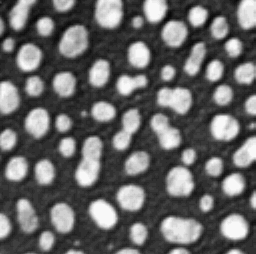
#> input picture data/blobs.tif, 256 x 254 px
$ jupyter execute --allow-errors 07_Thresholding.ipynb
#> lines starting #> are read from the running program, lines starting #| are printed output that depends on the picture; after the words box and inside, x2 and y2 are one past the last pixel; in counts of white or black regions, pixels touching at a corner belong together
(image-segmentation:thresholding)=
# Seuillage
Le seuillage est une technique de segmentation d'image. Elle sépare une image à canal unique donnée (ou pile) en deux régions : les pixels dont l'intensité est inférieure à un seuil donné, également appelé "arrière-plan", et les pixels dont l'intensité est supérieure à un seuil donné, "premier plan". Typiquement, ces algorithmes produisent des images binaires où l'intensité de l'arrière-plan est 0 et l'intensité du premier plan est 1. Lors de l'application de tels algorithmes dans ImageJ, les pixels du premier plan sont 255. Dans scikit-image, les pixels d'arrière-plan sont `False` et les pixels de premier plan sont `True`.

Voir aussi
* [Seuillage (wikipedia)](https://en.wikipedia.org/wiki/Thresholding_(image_processing))
* [Algorithmes de seuillage dans scikit-image](https://scikit-image.org/docs/dev/auto_examples/segmentation/plot_thresholding.html)

[cell 1]
from skimage.io import imread
from pyclesperanto_prototype import imshow
import pyclesperanto_prototype as cle

from skimage import filters
from skimage.filters import try_all_threshold
from matplotlib import pyplot as plt
import napari_simpleitk_image_processing as nsitk

[cell 2]
image = imread("../../data/blobs.tif")
#> image is the input picture: shape (254, 256); min 8, max 248, mean 103.3
imshow(image)
#> (this line was passed over: pyclesperanto_prototype is not available in this run)

## Segmentation d'image par seuillage
L'opération [threshold_otsu](https://scikit-image.org/docs/dev/api/skimage.filters.html#skimage.filters.threshold_otsu), également connue sous le nom de méthode d'Otsu (Otsu et al., IEEE Transactions on Systems, Man, and Cybernetics, Vol. 9 (1), 1979), fournit un nombre - le seuil à appliquer.

[cell 3]
threshold = filters.threshold_otsu(image)
#> threshold = 120

Lors de l'utilisation de méthodes telles que le seuillage dans les notebooks, il est recommandé d'imprimer le résultat pour voir ce qu'il retourne réellement. Ici, nous utilisons la méthode de scikit-image, qui renvoie le seuil qui est appliqué. L'impression de ce seuil peut être utile plus tard lors de la reproduction du flux de travail, également si d'autres veulent appliquer le même seuil à l'ensemble de données dans d'autres logiciels.

[cell 4]
threshold
#> Out = 120

En utilisant des tableaux numpy, nous pouvons appliquer le seuil en utilisant l'opérateur `>=`. Le résultat sera une image binaire.

[cell 5]
binary_image = image >= threshold
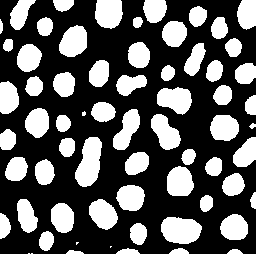
#> binary_image: shape (254, 256) bool; 35.5% white; 66 white regions (5 under 20 px), largest, box (x1, y1, x2, y2) and area: (75, 137, 102, 187) 923, (161, 217, 202, 244) 880, (157, 87, 192, 115) 703

imshow(binary_image)
#> (this line was passed over: pyclesperanto_prototype is not available in this run)

Nous pouvons également déterminer dans quel type l'image binaire est traitée en imprimant le minimum et le maximum de l'image :

[cell 6]
binary_image.max()
#> Out = True

[cell 7]
binary_image.min()
#> Out = False

Comme montré précédemment, matplotlib nous permet de dessiner un contour sur une image visualisée à l'aide de `imshow` en utilisant la commande `contour`.

[cell 8]
# créer un nouveau graphique
fig, axes = plt.subplots(1,1)

# ajouter deux images
axes.imshow(image, cmap=plt.cm.gray)
axes.contour(binary_image, [0.5], linewidths=1.2, colors='r')
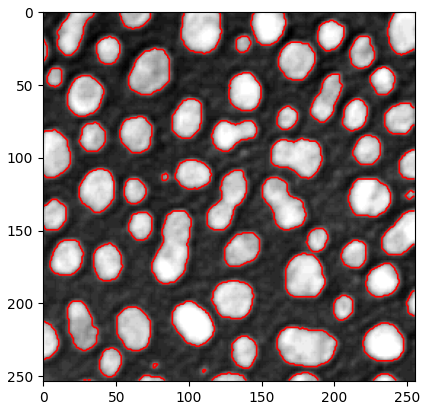
#> figure drawn by matplotlib, 1 panel

Il existe une liste d'[algorithmes de seuillage](https://scikit-image.org/docs/dev/auto_examples/segmentation/plot_thresholding.html) disponibles. Il est possible de les appliquer tous à vos données et de voir les différences :

[cell 9]
fig, ax = try_all_threshold(image, figsize=(10, 8), verbose=False)
plt.show()
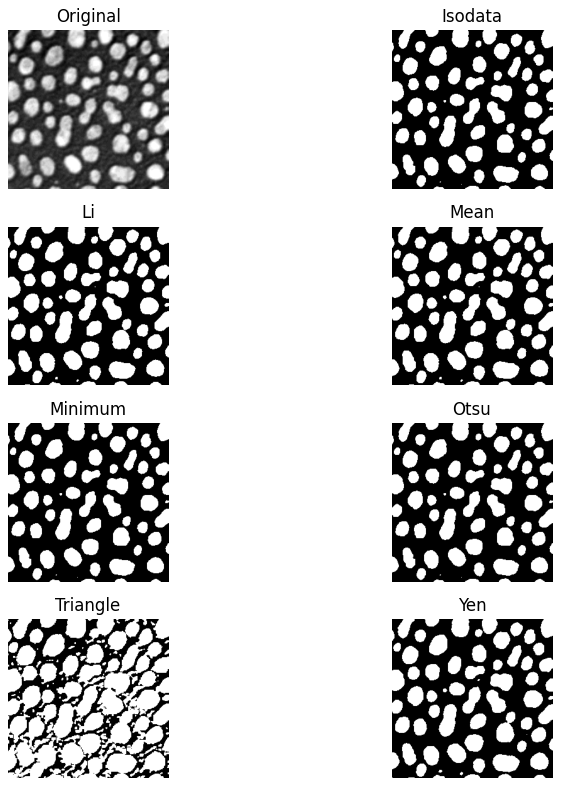
#> figure drawn by matplotlib, 8 panels
